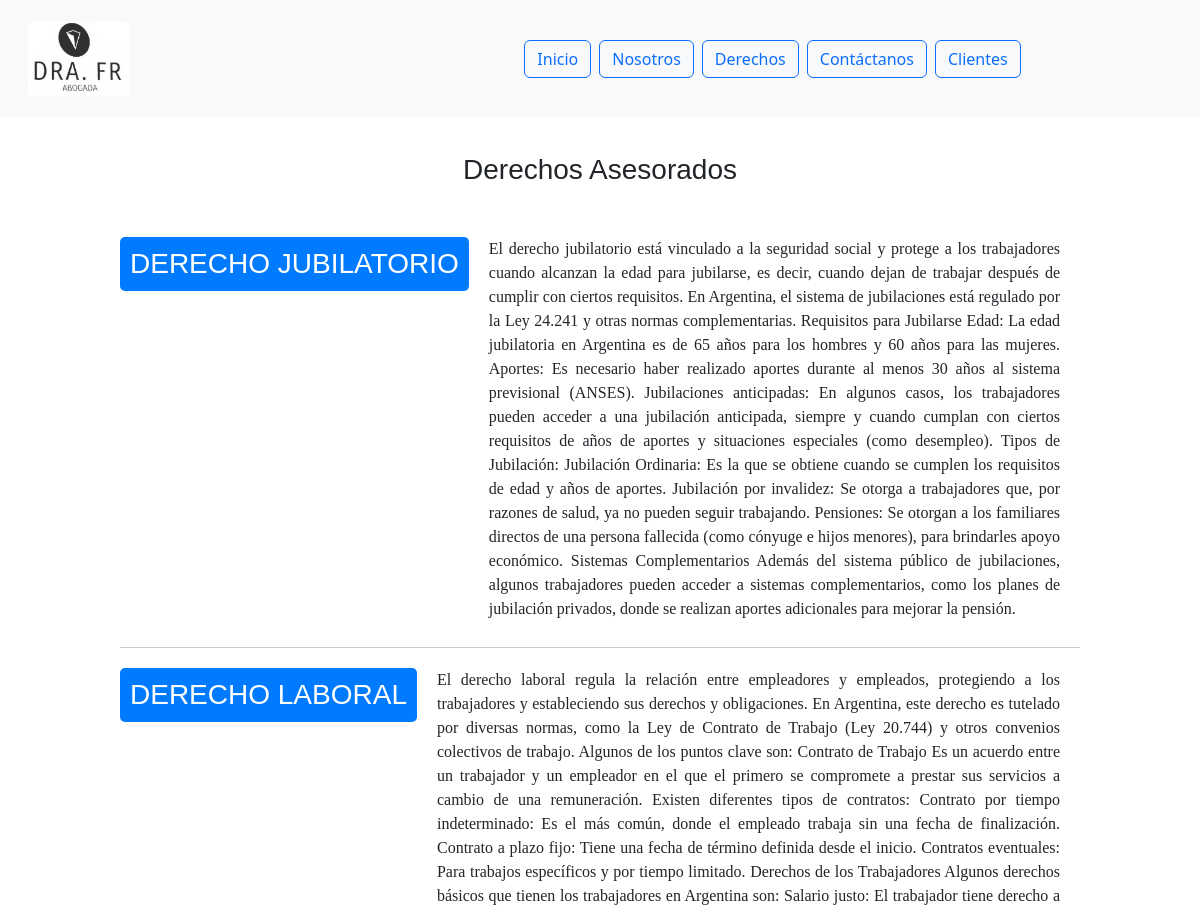
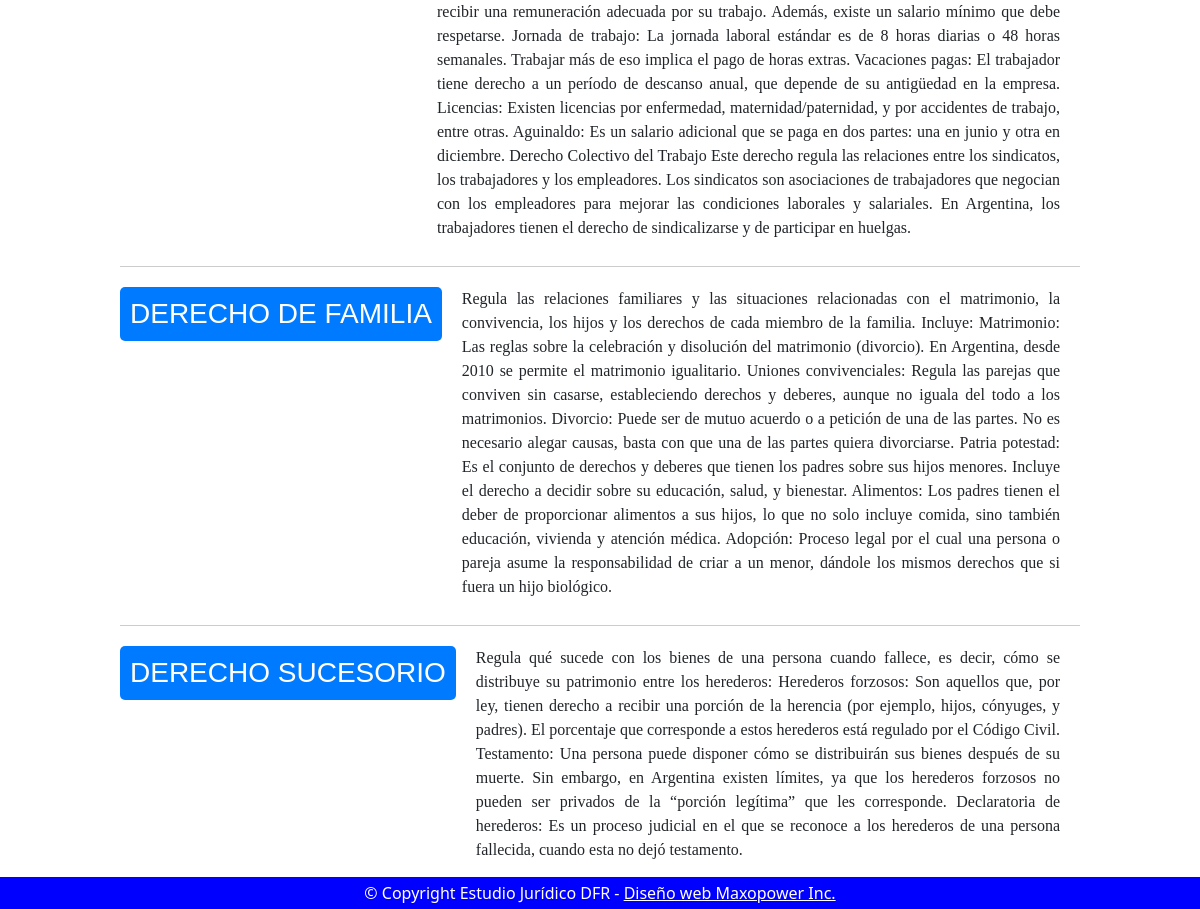
The page /derechos/ on the database its author committed (2 pictures, top to bottom).
### derechos/models.py (models this page shows, shortened)
class Derecho(models.Model):
    nombre = models.CharField(max_length=30, unique=True)
    descripcion = models.TextField()
    disponible = models.BooleanField(default=True)
    class Meta:
        verbose_name = 'Derecho'
        verbose_name_plural = 'Derechos'

### derechos/views.py (the view)
# urls.py: path('derechos/', views.index, name='derechos'),
def index(request):
    consulta = request.GET.get('q')
    if consulta:
        query = Derecho.objects.filter(nombre__icontains=consulta)
    else:
        query = Derecho.objects.all()
    return render(request,'derechos/index.html', {"object_list": query})

### derechos/templates/derechos/index.html
{% extends 'home/base.html' %}
{% block header %}
<div style="display: flex; justify-content: center; align-items: center; height: 15vh;">
    <h3 style="margin-bottom: 15px; font-family: 'Arial', sans-serif;">Derechos Asesorados</h3>
</div>
{% endblock header %}
{% block main %}
{% load static %}
<div style="display: flex; flex-direction: column; align-items: center; justify-content: center;">
    {% for object in object_list %}
        {% if object.disponible %}
            <div style="display: flex; align-items: flex-start; margin-bottom: 20px; width: 80%; border-bottom: 1px solid #ccc; padding-bottom: 10px;">
                <div style="background-color: #007BFF; padding: 10px; color: white; margin-right: 20px; border-radius: 5px; min-width: 150px; text-align: center;">
                    <h3 style="margin: 0; font-family: 'Arial', sans-serif;">{{ object.nombre|upper }}</h3>
                </div>
                <div style="flex: 1; margin-right: 20px;">
                    <p style="font-family: 'Georgia', serif; text-align: justify;">{{ object.descripcion }}</p>
                </div>
            </div>
        {% endif %}
    {% endfor %}
</div>
{% endblock main %}

### rows shown on the page
Derecho: nombre "DERECHO JUBILATORIO", descripcion "El derecho jubilatorio está vinculado a la seguridad social y protege a los trabajadores cuando alcanzan la edad para jubilarse, es decir, cuando dejan de trabajar después de cumplir con ciertos requisitos. En Argentina, el sistema de jubilaciones está regulado por la Ley 24.241 y otras normas complementarias. Requisitos para Jubilarse Edad: La edad jubilatoria en Argentina es de 65 años para los hombres y 60 años para las mujeres. Aportes: Es necesario haber realizado aportes durante al menos 30 años al sistema previsional (ANSES). Jubilaciones anticipadas: En algunos casos, los trabajadores pueden acceder a una jubilación anticipada, siempre y cuando cumplan con ciertos requisitos de años…"
Derecho: nombre "DERECHO LABORAL", descripcion "El derecho laboral regula la relación entre empleadores y empleados, protegiendo a los trabajadores y estableciendo sus derechos y obligaciones. En Argentina, este derecho es tutelado por diversas normas, como la Ley de Contrato de Trabajo (Ley 20.744) y otros convenios colectivos de trabajo. Algunos de los puntos clave son: Contrato de Trabajo Es un acuerdo entre un trabajador y un empleador en el que el primero se compromete a prestar sus servicios a cambio de una remuneración. Existen diferentes tipos de contratos: Contrato por tiempo indeterminado: Es el más común, donde el empleado trabaja sin una fecha de finalización. Contrato a plazo fijo: Tiene una fecha de término definida desde…"
Derecho: nombre "DERECHO DE FAMILIA", descripcion "Regula las relaciones familiares y las situaciones relacionadas con el matrimonio, la convivencia, los hijos y los derechos de cada miembro de la familia. Incluye: Matrimonio: Las reglas sobre la celebración y disolución del matrimonio (divorcio). En Argentina, desde 2010 se permite el matrimonio igualitario. Uniones convivenciales: Regula las parejas que conviven sin casarse, estableciendo derechos y deberes, aunque no iguala del todo a los matrimonios. Divorcio: Puede ser de mutuo acuerdo o a petición de una de las partes. No es necesario alegar causas, basta con que una de las partes quiera divorciarse. Patria potestad: Es el conjunto de derechos y deberes que tienen los padres sobre sus…"
Derecho: nombre "DERECHO SUCESORIO", descripcion "Regula qué sucede con los bienes de una persona cuando fallece, es decir, cómo se distribuye su patrimonio entre los herederos: Herederos forzosos: Son aquellos que, por ley, tienen derecho a recibir una porción de la herencia (por ejemplo, hijos, cónyuges, y padres). El porcentaje que corresponde a estos herederos está regulado por el Código Civil. Testamento: Una persona puede disponer cómo se distribuirán sus bienes después de su muerte. Sin embargo, en Argentina existen límites, ya que los herederos forzosos no pueden ser privados de la “porción legítima” que les corresponde. Declaratoria de herederos: Es un proceso judicial en el que se reconoce a los herederos de una persona…"
